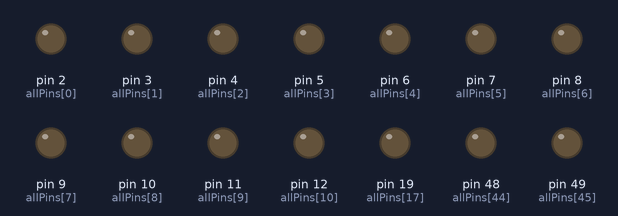
Recording of a sketch running on a simulated Arduino Mega 2560, built with avr-gcc and run on an emulated ATmega2560. Parts: output pins drawn as LEDs (lit = HIGH). The local clock reads 2024-03-15 10:24:30 at power-on unless the sketch sets it.

Above: at 0.1 s.
At 1.1 s:
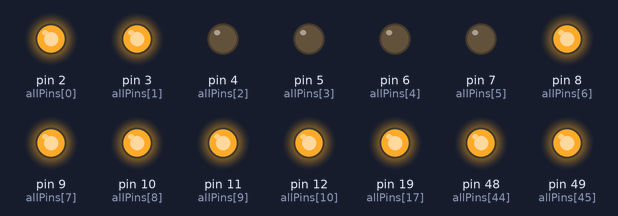
Timing chart, 0 to 2.6 s (numbered marks = the images above):
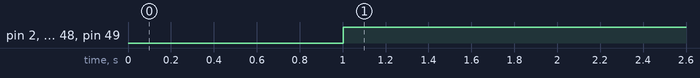

The sketch:

clockbot.ino
```cpp
#include <Wire.h>
#include <DS3231.h>

RTClib RTC;

int lastHourSetting, lastMinuteSetting;

int allPins[] = { 2, 3, 4, 5, 6, 7, 8, 9, 10, 11, 12, 13, 14, 15, 16, 17, 18, 19, 22, 23, 24, 25, 26, 27, 28, 29, 30, 31, 32, 33, 34, 35, 36, 37, 38, 39, 40, 41, 42, 43, 44, 45, 46, 47, 48, 49, 50, 51, 52};

int hourPins[][3] = {
  { 45, 46, 47 }, // twelve
  { 23, 24, -1 }, // one
  { 34, 35, -1 }, // two
  { 27, 28, 29 }, // three
  { 30, 31, -1 }, // four
  { 32, 33, -1 }, // five
  { 25, 26, -1 }, // six
  { 42, 43, 44 }, // seven
  { 36, 37, 38 }, // eight
  { 13, 22, -1 }, // nine
  { 48, 49, -1 }, // ten
  { 39, 40, 41 } // eleven
};

int minutePins[][7] = {
  { 50, 51, 52, -1, -1, -1, -1 }, // oclock
  { 11, 12, 19, 3, -1, -1, -1 }, // five past
  { 16, 17, 19, 3, -1, -1, -1 }, // ten past
  { 4, 5, 6, 7, 19, 3, -1 }, // a quarter past
  { 8, 9, 10, 19, 3, -1, -1 }, // twenty past
  { 8, 9, 10, 11, 12, 19, 3 }, // twentyfive past
  { 14, 15, 19, 3, -1, -1, -1 }, // half past
  { 8, 9, 10, 11, 12, 18, -1 }, // twentyfive to
  { 8, 9, 10, 18, -1, -1, -1 }, // twenty to
  { 4, 5, 6, 7, 18, -1, -1 }, // a quarter to
  { 16, 17, 18, -1, -1, -1, -1 }, // ten to
  { 11, 12, 18, -1, -1, -1, -1 } // five to
};

// used to calibrate the time
//byte ss=0,   mi=27,   hh=4,   wd=6,    dd=22,   mo=12,   yy=19;
//DS3231 clock = DS3231();
//clock.setClockMode(true);
//clock.setSecond(ss);
//clock.setMinute(mi);
//clock.setHour(hh);
//clock.setDoW(wd);
//clock.setDate(dd);
//clock.setMonth(mo);
//clock.setYear(yy);

void setup() {
  Wire.begin();

  lastHourSetting = -1;
  lastMinuteSetting = 1;

  for (int i = 0; i < sizeof(allPins)/sizeof(int); i++) {
    // pinMode(allPins[i], INPUT);
    pinMode(allPins[i], OUTPUT);
    digitalWrite(allPins[i], LOW);
  }
}

void updateLEDs(int hourIndex, int minuteIndex) {
  for (int i = 0; i < sizeof(allPins)/sizeof(int); i++) {
    digitalWrite(allPins[i], LOW);
  }
  delay(1000);
  // IT IS
  digitalWrite(2, HIGH);
  // SET THE HOUR
  for (int i = 0; i < sizeof(hourPins[hourIndex])/sizeof(int); i++) {
    if (hourPins[hourIndex][i] > 0) {
      digitalWrite(hourPins[hourIndex][i], HIGH);
    }
  }
  // SET THE MINUTE
  for (int i = 0; i < sizeof(minutePins[minuteIndex])/sizeof(int); i++) {
    if (minutePins[minuteIndex][i] > 0) {
      digitalWrite(minutePins[minuteIndex][i], HIGH);
    }
  }
}

int calculateMinuteIndex() {
  DateTime now = RTC.now();
  int minuteAdj = (now.minute() + 2) % 60;
  return (minuteAdj / 5);
}

int calculateHourIndex(int minuteIndex) {
  DateTime now = RTC.now();
  int hourAdj = now.hour() % 12;
  if (minuteIndex > 6) {
    return hourAdj + 1;
  } else if (minuteIndex == 0 && now.minute() > 55) {
    return hourAdj + 1;
  }
  return hourAdj;
}

void loop() {
  int currMinuteIndex = calculateMinuteIndex();
  int currHourIndex = calculateHourIndex(currMinuteIndex);

  if (currMinuteIndex != lastMinuteSetting || currHourIndex != lastHourSetting) {
    updateLEDs(currHourIndex, currMinuteIndex);
    lastMinuteSetting = currMinuteIndex;
    lastHourSetting = currHourIndex;
  }

  delay(30000);
}
```

Measured:
- by itself, pin 2 (allPins[0]), pin 3 (allPins[1]), pin 8 (allPins[6]), pin 9 (allPins[7]), pin 10 (allPins[8]), pin 11 (allPins[9]), pin 12 (allPins[10]), pin 19 (allPins[17]), pin 48 (allPins[44]), pin 49 (allPins[45]): LOW → HIGH at 1.0 s
